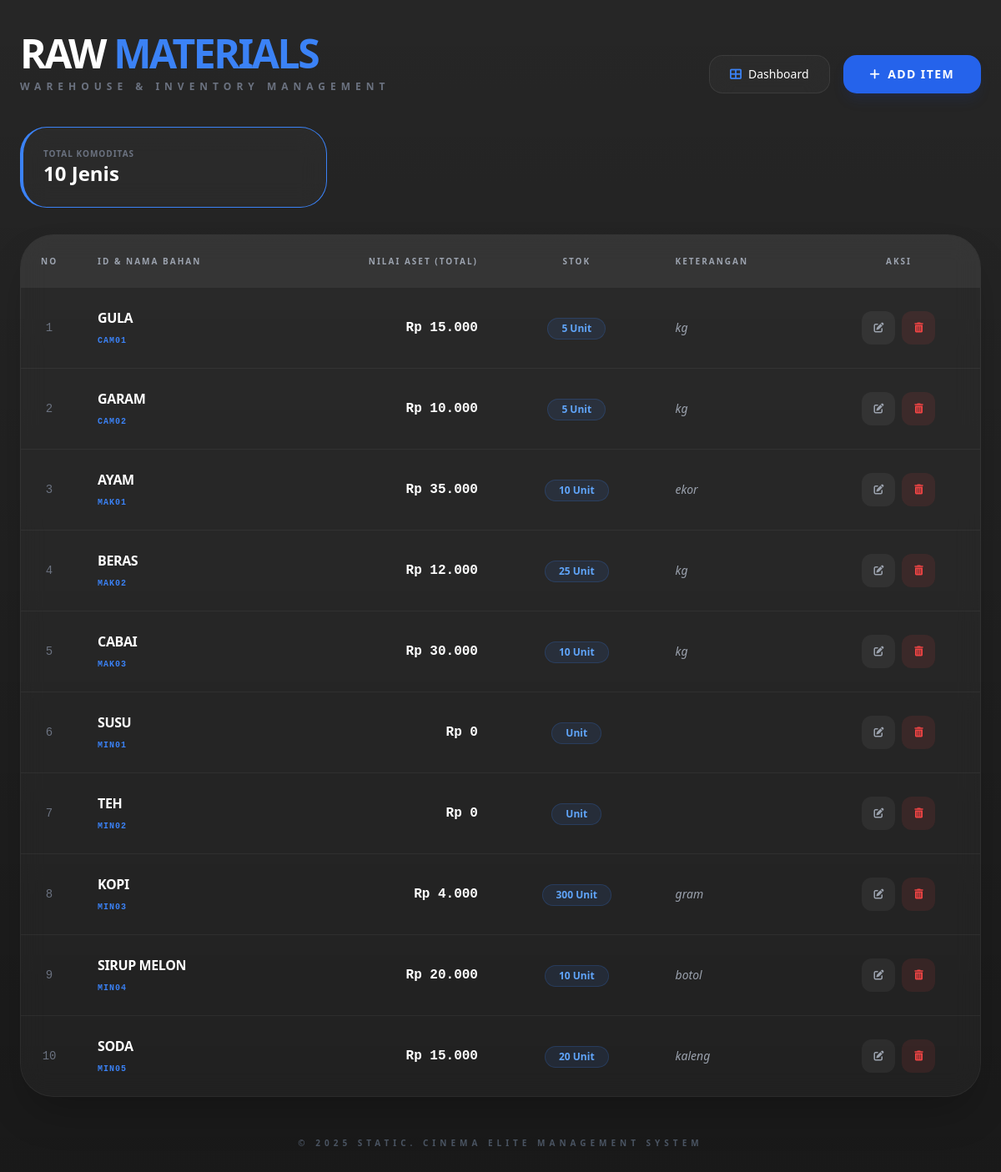
The page /tampilBahanBaku.php on the database its author committed.
### tables this page shows
CREATE TABLE `bahan_baku` (
  `id_bhn_baku` varchar(10) NOT NULL,
  `nama_bhn_baku` varchar(100) DEFAULT NULL,
  `total` int(11) DEFAULT NULL,
  `jumlah` int(11) DEFAULT NULL,
  `keterangan` varchar(10) DEFAULT NULL
);

### koneksi.php (called while the page is built, shortened)
<?php
function formatRp($angka){
    $hasil_rupiah = "Rp " . number_format($angka, 0,',','.');
    return $hasil_rupiah;
}
?>

### tampilBahanBaku.php (the view, shortened to what this page needs)
<?php
include 'koneksi.php';
$query = "SELECT * FROM bahan_baku";
$data = mysqli_query($koneksi, $query);
?>
<!DOCTYPE html>
<html lang="id">
<head>
    <script src="https://cdn.tailwindcss.com"></script>
    <link href="https://cdnjs.cloudflare.com/ajax/libs/font-awesome/6.0.0/css/all.min.css" rel="stylesheet">
</head>
<body class="py-10 px-6">
<div class="max-w-7xl mx-auto">
    <div class="flex justify-between items-end mb-10">
        <div>
            <h1 class="text-5xl font-black tracking-tighter uppercase leading-none">RAW <span class="text-blue-500">MATERIALS</span></h1>
            <p class="text-gray-500 text-xs tracking-[0.5em] uppercase font-bold mt-2">Warehouse & Inventory Management</p>
        </div>
        <div class="flex gap-4">
            <a href="dahboard.php" class="glass px-6 py-3 rounded-2xl text-sm hover:bg-white/10 transition flex items-center gap-2">
                <i class="fas fa-th-large text-blue-500"></i> Dashboard
            </a>
            <a href="tambahBahanBaku.php" class="bg-blue-600 hover:bg-blue-700 text-white px-8 py-3 rounded-2xl font-black text-sm transition-all shadow-lg shadow-blue-900/20 flex items-center gap-2 uppercase tracking-widest">
                <i class="fas fa-plus"></i> Add Item
            </a>
        </div>
    </div>
    <div class="grid grid-cols-1 md:grid-cols-3 gap-6 mb-8">
        <div class="glass p-6 rounded-[2rem] border-l-4 border-blue-500">
            <p class="text-[10px] text-gray-500 uppercase tracking-widest font-bold">Total Komoditas</p>
            <p class="text-2xl font-black"><?= mysqli_num_rows($data) ?> Jenis</p>
        </div>
    </div>
    <div class="glass rounded-[2.5rem] overflow-hidden shadow-2xl border border-white/5">
        <div class="overflow-x-auto">
            <table class="w-full text-left border-collapse">
                <thead>
                    <tr class="bg-white/5 text-gray-400 uppercase text-[10px] tracking-[0.2em]">
                        <th class="p-6 font-bold text-center w-16">No</th>
                        <th class="p-6 font-bold">ID & Nama Bahan</th>
                        <th class="p-6 font-bold text-right">Nilai Aset (Total)</th>
                        <th class="p-6 font-bold text-center">Stok</th>
                        <th class="p-6 font-bold">Keterangan</th>
                        <th class="p-6 font-bold text-center">Aksi</th>
                    </tr>
                </thead>
                <tbody class="divide-y divide-white/5">
                    <?php
                    $no = 1;
                    mysqli_data_seek($data, 0);
                    while($row = mysqli_fetch_assoc($data)):
                    ?>
                    <tr class="table-row">
                        <td class="p-6 text-center text-gray-500 font-mono text-sm"><?= $no++; ?></td>
                        <td class="p-6">
                            <span class="block font-bold text-white uppercase tracking-tight"><?= htmlspecialchars($row['nama_bhn_baku']) ?></span>
                            <span class="text-[10px] font-mono text-blue-500 font-bold uppercase tracking-widest"><?= htmlspecialchars($row['id_bhn_baku']) ?></span>
                        </td>
                        <td class="p-6 text-right font-bold text-white font-mono">
                            <?= formatRp($row['total']); ?>
                        </td>
                        <td class="p-6 text-center">
                            <span class="inline-block px-4 py-1 rounded-full bg-blue-500/10 text-blue-400 font-black text-xs border border-blue-500/20">
                                <?= htmlspecialchars($row['jumlah']) ?> Unit
                            </span>
                        </td>
                        <td class="p-6 text-sm text-gray-400 italic">
                            <?= htmlspecialchars($row['keterangan']) ?>
                        </td>
                        <td class="p-6">
                            <div class="flex justify-center gap-2">
                                <a href="editBahanBaku.php?id=<?= urlencode($row['id_bhn_baku']) ?>"
                                   class="w-10 h-10 flex items-center justify-center rounded-xl bg-white/5 hover:bg-blue-600 hover:text-white text-gray-400 transition-all">
                                    <i class="fas fa-edit text-xs"></i>
                                </a>
                                <a href="deleteBahanBaku.php?id=<?= urlencode($row['id_bhn_baku']) ?>"
                                   onclick="return confirm('Yakin ingin menghapus bahan ini?')"
                                   class="w-10 h-10 flex items-center justify-center rounded-xl bg-red-500/10 hover:bg-red-600 hover:text-white text-red-500 transition-all">
                                    <i class="fas fa-trash-alt text-xs"></i>
                                </a>
                            </div>
                        </td>
                    </tr>
                    <?php endwhile; ?>
                </tbody>
            </table>
        </div>
    </div>
    <footer class="mt-12 text-center">
        <p class="text-[10px] text-gray-600 uppercase tracking-[0.5em] font-bold">
            &copy; 2025 STATIC. Cinema Elite Management System
        </p>
    </footer>
</div>
</body>
</html>

### tampilBahanBaku.php (style rules this page uses)
body { background: linear-gradient(rgba(0, 0, 0, 0.85), rgba(0, 0, 0, 0.9)), url('https://images.unsplash.com/photo-1587582423116-ec07293f0395?ixlib=rb-1.2.1&auto=format&fit=crop&w=1350&q=80'); background-size: cover; background-position: center; background-attachment: fixed; min-height: 100vh; color: white; font-family: 'Segoe UI', sans-serif; }
.glass { background: rgba(255, 255, 255, 0.03); backdrop-filter: blur(15px); border: 1px solid rgba(255, 255, 255, 0.08); }

### rows shown on the page
bahan_baku: nama_bhn_baku "GULA", id_bhn_baku "CAM01", total "Rp 15.000", jumlah "5", keterangan "kg"
bahan_baku: nama_bhn_baku "GARAM", id_bhn_baku "CAM02", total "Rp 10.000", jumlah "5", keterangan "kg"
bahan_baku: nama_bhn_baku "AYAM", id_bhn_baku "MAK01", total "Rp 35.000", jumlah "10", keterangan "ekor"
bahan_baku: nama_bhn_baku "BERAS", id_bhn_baku "MAK02", total "Rp 12.000", jumlah "25", keterangan "kg"
bahan_baku: nama_bhn_baku "CABAI", id_bhn_baku "MAK03", total "Rp 30.000", jumlah "10", keterangan "kg"
bahan_baku: nama_bhn_baku "SUSU", id_bhn_baku "MIN01", total "Rp 0"
bahan_baku: nama_bhn_baku "TEH", id_bhn_baku "MIN02", total "Rp 0"
bahan_baku: nama_bhn_baku "KOPI", id_bhn_baku "MIN03", total "Rp 4.000", jumlah "300", keterangan "gram"
bahan_baku: nama_bhn_baku "SIRUP MELON", id_bhn_baku "MIN04", total "Rp 20.000", jumlah "10", keterangan "botol"
bahan_baku: nama_bhn_baku "SODA", id_bhn_baku "MIN05", total "Rp 15.000", jumlah "20", keterangan "kaleng"

### other values the page prints
mysqli_num_rows($data) "10"
